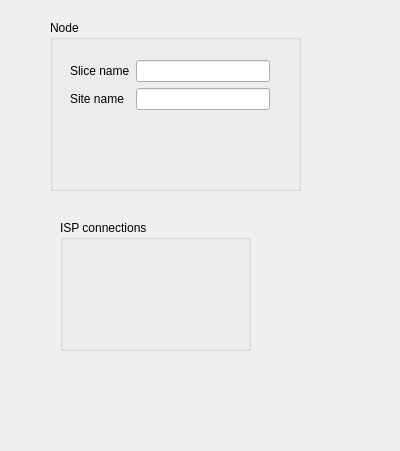
<?xml version="1.0" encoding="UTF-8"?>
<ui version="4.0">
 <class>NodeInfoForm</class>
 <widget class="QWidget" name="NodeInfoForm">
  <property name="geometry">
   <rect>
    <x>0</x>
    <y>0</y>
    <width>400</width>
    <height>451</height>
   </rect>
  </property>
  <property name="windowTitle">
   <string>Form</string>
  </property>
  <widget class="QGroupBox" name="groupBox">
   <property name="geometry">
    <rect>
     <x>60</x>
     <y>220</y>
     <width>191</width>
     <height>131</height>
    </rect>
   </property>
   <property name="title">
    <string>ISP connections</string>
   </property>
  </widget>
  <widget class="QGroupBox" name="groupBox_2">
   <property name="geometry">
    <rect>
     <x>50</x>
     <y>20</y>
     <width>251</width>
     <height>171</height>
    </rect>
   </property>
   <property name="title">
    <string>Node</string>
   </property>
   <widget class="QWidget" name="">
    <property name="geometry">
     <rect>
      <x>20</x>
      <y>40</y>
      <width>200</width>
      <height>54</height>
     </rect>
    </property>
    <layout class="QFormLayout" name="formLayout">
     <item row="0" column="0">
      <widget class="QLabel" name="label">
       <property name="text">
        <string>Slice name</string>
       </property>
      </widget>
     </item>
     <item row="0" column="1">
      <widget class="QLineEdit" name="lineEdit">
       <property name="readOnly">
        <bool>true</bool>
       </property>
      </widget>
     </item>
     <item row="1" column="0">
      <widget class="QLabel" name="label_2">
       <property name="text">
        <string>Site name</string>
       </property>
      </widget>
     </item>
     <item row="1" column="1">
      <widget class="QLineEdit" name="lineEdit_2">
       <property name="readOnly">
        <bool>true</bool>
       </property>
      </widget>
     </item>
    </layout>
   </widget>
  </widget>
 </widget>
 <resources/>
 <connections/>
</ui>
